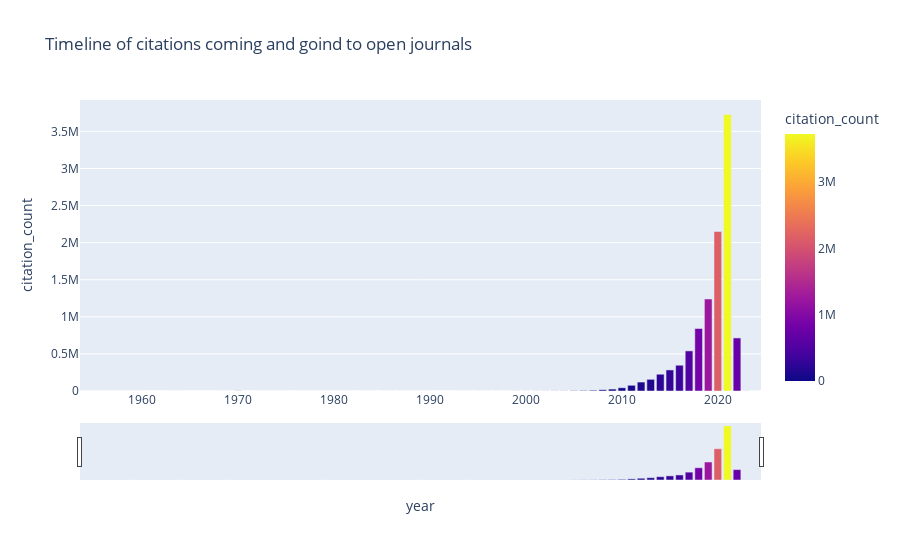

The code cell stored with this chart in its notebook:
### Code cell
fig = px.bar(df, x='year', y='citation_count',color='citation_count', height=600,title='Timeline of citations coming and goind to open journals')
fig.update_xaxes(rangeslider_visible=True)
fig.show()

### Figure 1 — Plotly figure (JSON) as saved in the notebook; plotly's stock layout.template omitted (floating-point values rounded to 4 significant figures)
{"data": [{"alignmentgroup": "True", "hovertemplate": "year=%{x}<br>citation_count=%{marker.color}<extra></extra>", "legendgroup": "", "marker": {"color": [4, 7, 5, 9, 14, 7, 18, 13, 31, 24, 39, 26, 3, 27, 25, 103, 1796, 17, 44, 28, 29, 38, 62, 31, 50, 55, 37, 77, 34, 55, 53, 49, 77, 74, 102, 98, 64, 55, 45, 97, 48, 84, 221, 216, 262, 525, 513, 622, 1053, 1328, 1785, 4032, 6405, 9847, 17054, 25930, 43699, 76982, 120619, 157273, 225960, 283926, 347488, 540827, 842554, 1240765, 2151218, 3727041, 715366, 868, 375], "coloraxis": "coloraxis", "pattern": {"shape": ""}}, "name": "", "offsetgroup": "", "orientation": "v", "showlegend": false, "textposition": "auto", "type": "bar", "x": [1954, 1955, 1956, 1957, 1958, 1959, 1960, 1961, 1962, 1963, 1964, 1965, 1966, 1967, 1968, 1969, 1970, 1971, 1972, 1973, 1974, 1975, 1976, 1977, 1978, 1979, 1980, 1981, 1982, 1983, 1984, 1985, 1986, 1987, 1988, 1989, 1990, 1991, 1992, 1993, 1994, 1995, 1996, 1997, 1998, 1999, 2000, 2001, 2002, 2003, 2004, 2005, 2006, 2007, 2008, 2009, 2010, 2011, 2012, 2013, 2014, 2015, 2016, 2017, 2018, 2019, 2020, 2021, 2022, 2023, 2024], "xaxis": "x", "y": [4, 7, 5, 9, 14, 7, 18, 13, 31, 24, 39, 26, 3, 27, 25, 103, 1796, 17, 44, 28, 29, 38, 62, 31, 50, 55, 37, 77, 34, 55, 53, 49, 77, 74, 102, 98, 64, 55, 45, 97, 48, 84, 221, 216, 262, 525, 513, 622, 1053, 1328, 1785, 4032, 6405, 9847, 17054, 25930, 43699, 76982, 120619, 157273, 225960, 283926, 347488, 540827, 842554, 1240765, 2151218, 3727041, 715366, 868, 375], "yaxis": "y"}], "layout": {"autosize": true, "barmode": "relative", "coloraxis": {"colorbar": {"title": {"text": "citation_count"}}, "colorscale": [[0, "#0d0887"], [0.1111, "#46039f"], [0.2222, "#7201a8"], [0.3333, "#9c179e"], [0.4444, "#bd3786"], [0.5556, "#d8576b"], [0.6667, "#ed7953"], [0.7778, "#fb9f3a"], [0.8889, "#fdca26"], [1, "#f0f921"]]}, "legend": {"tracegroupgap": 0}, "title": {"text": "Timeline of citations coming and goind to open journals"}, "xaxis": {"anchor": "y", "autorange": true, "domain": [0, 1], "range": [1954.0, 2024.0], "rangeslider": {"autorange": true, "range": [1954.0, 2024.0], "visible": true, "yaxis": {"_template": null, "rangemode": "match"}}, "title": {"text": "year"}, "type": "linear"}, "yaxis": {"anchor": "x", "autorange": true, "domain": [0, 1], "range": [0, 3923000.0], "title": {"text": "citation_count"}, "type": "linear"}}}
